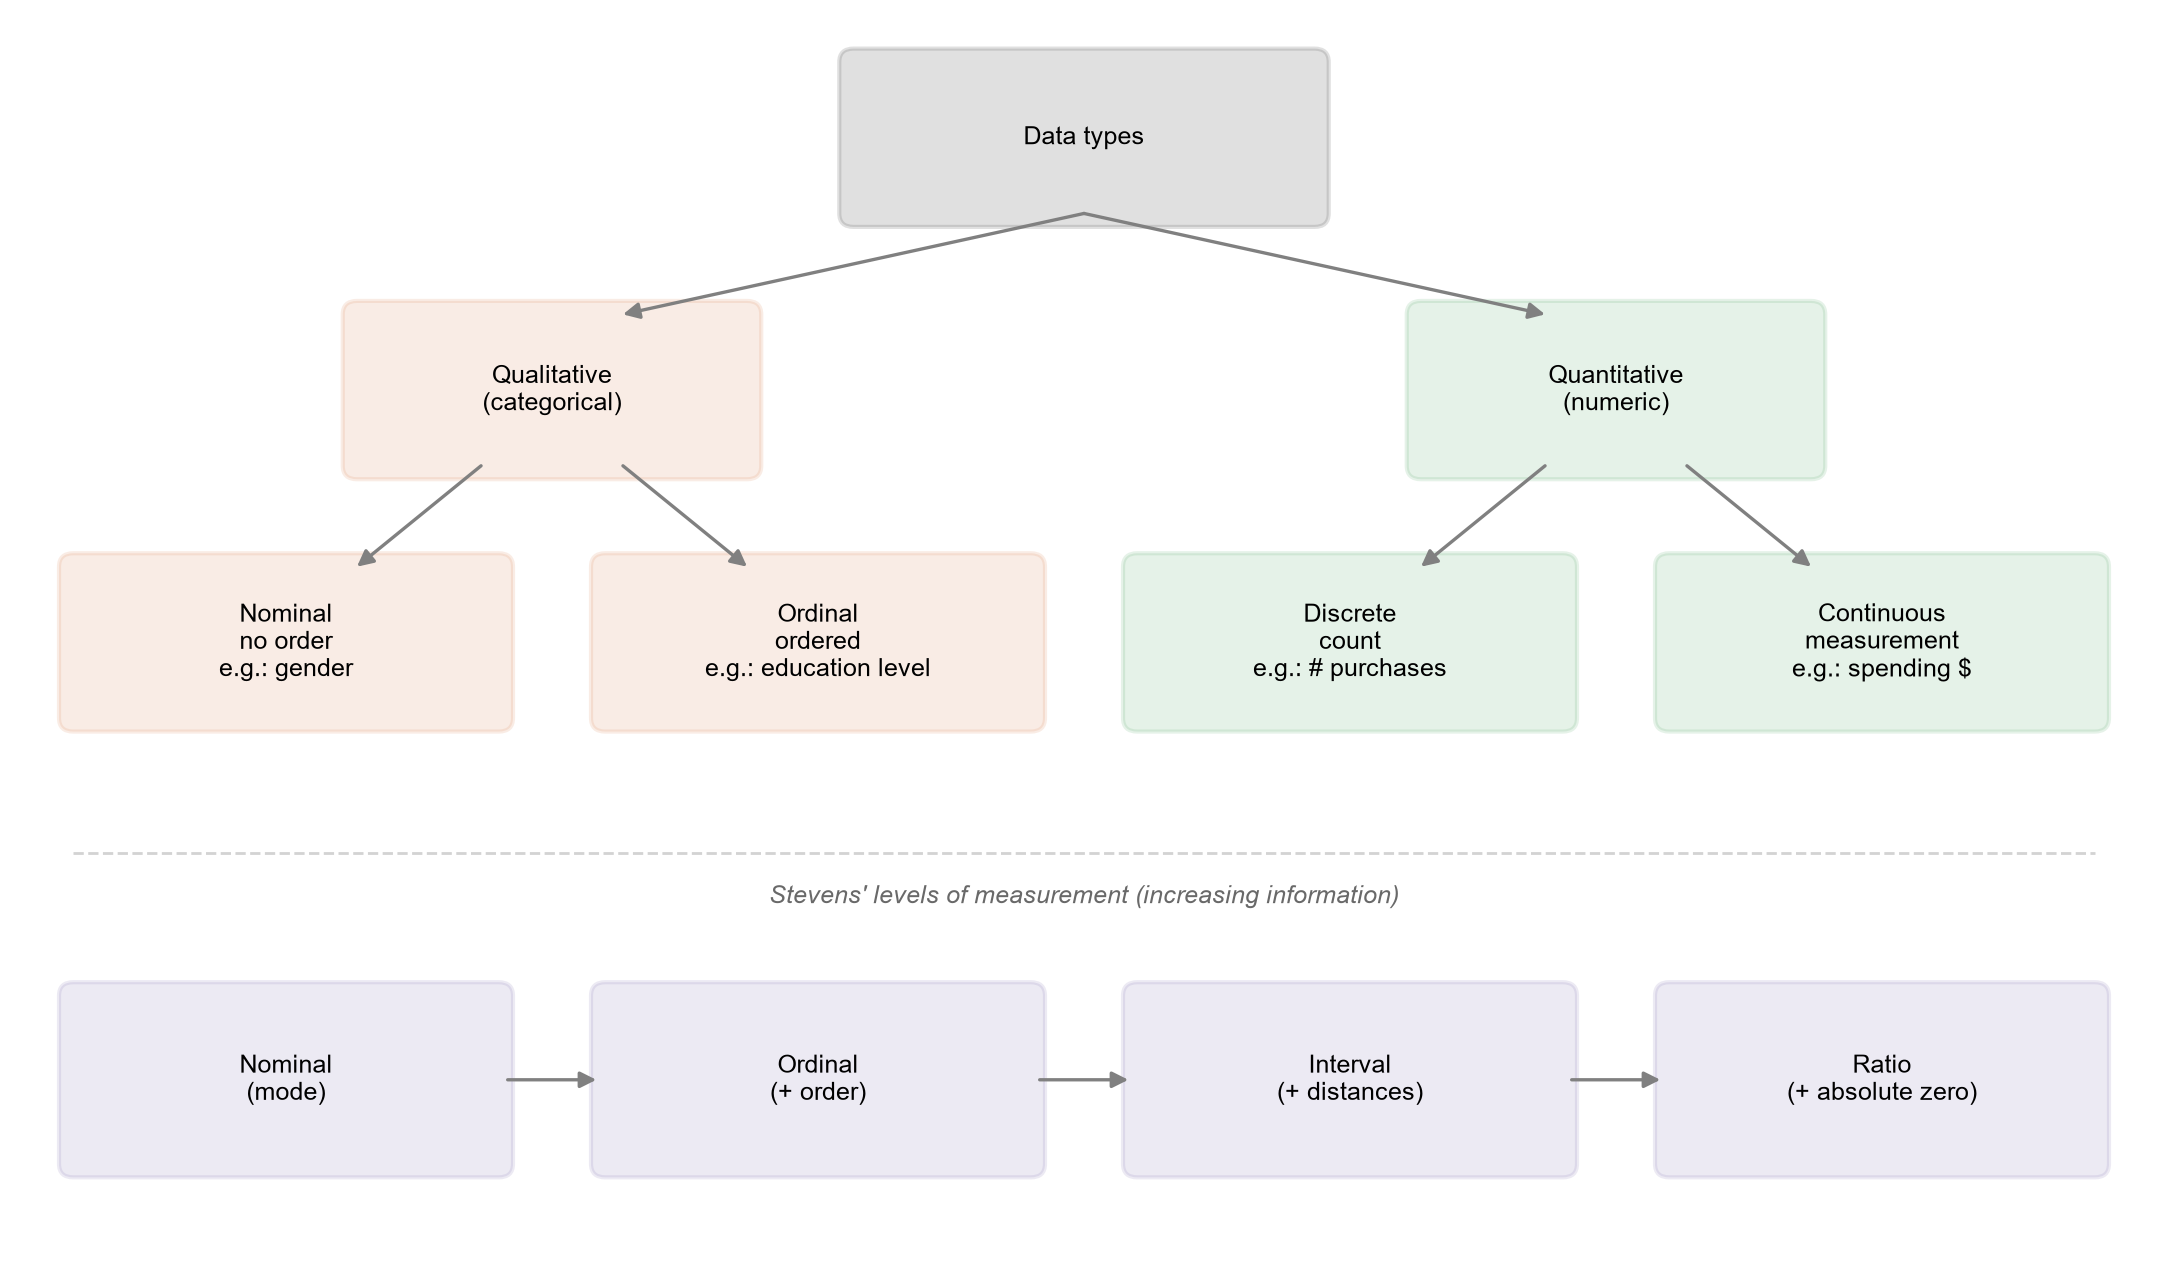

Python code for this plot:
from matplotlib.patches import FancyBboxPatch

def caja(ax, xy, texto, color="#4C72B0", ancho=2.2, alto=0.9, fontsize=9):
    x, y = xy
    box = FancyBboxPatch(
        (x - ancho / 2, y - alto / 2), ancho, alto,
        boxstyle="round,pad=0.08,rounding_size=0.08",
        linewidth=1.5, edgecolor=color, facecolor=color, alpha=0.15,
    )
    ax.add_patch(box)
    ax.text(x, y, texto, ha="center", va="center", fontsize=fontsize, color="black")

def flecha(ax, origen, destino):
    ax.annotate("", xy=destino, xytext=origen,
                arrowprops=dict(arrowstyle="-|>", color="gray", lw=1.2, shrinkA=0, shrinkB=0))

fig, ax = plt.subplots(figsize=(11, 6.5))
ax.set_xlim(0, 12)
ax.set_ylim(0, 7)
ax.axis("off")

# Nivel 0: raíz
caja(ax, (6, 6.6), "Data types", color="#333333", ancho=2.6)

# Nivel 1
caja(ax, (3, 5.1), "Qualitative\n(categorical)", color="#DD8452")
caja(ax, (9, 5.1), "Quantitative\n(numeric)", color="#55A868")
flecha(ax, (6, 6.15), (3.4, 5.55))
flecha(ax, (6, 6.15), (8.6, 5.55))

# Nivel 2
caja(ax, (1.5, 3.6), "Nominal\nno order\ne.g.: gender", color="#DD8452", ancho=2.4)
caja(ax, (4.5, 3.6), "Ordinal\nordered\ne.g.: education level", color="#DD8452", ancho=2.4)
caja(ax, (7.5, 3.6), "Discrete\ncount\ne.g.: # purchases", color="#55A868", ancho=2.4)
caja(ax, (10.5, 3.6), "Continuous\nmeasurement\ne.g.: spending $", color="#55A868", ancho=2.4)

flecha(ax, (2.6, 4.65), (1.9, 4.05))
flecha(ax, (3.4, 4.65), (4.1, 4.05))
flecha(ax, (8.6, 4.65), (7.9, 4.05))
flecha(ax, (9.4, 4.65), (10.1, 4.05))

# Separador visual
ax.plot([0.3, 11.7], [2.35, 2.35], color="lightgray", lw=1, linestyle="--")
ax.text(6, 2.05, "Stevens\' levels of measurement (increasing information)",
        ha="center", fontsize=9, style="italic", color="dimgray")

# Nivel 3: escalera de Stevens
escalones = ["Nominal", "Ordinal", "Interval", "Ratio"]
detalles = ["mode", "+ order", "+ distances", "+ absolute zero"]
xs = [1.5, 4.5, 7.5, 10.5]
for x, nombre, detalle in zip(xs, escalones, detalles):
    caja(ax, (x, 1.0), f"{nombre}\n({detalle})", color="#8172B2", ancho=2.4, alto=1.0)
for x1, x2 in zip(xs[:-1], xs[1:]):
    flecha(ax, (x1 + 1.25, 1.0), (x2 - 1.25, 1.0))

plt.tight_layout()
plt.savefig(
    "images/mental_map_data_type_summary.png",
    dpi=200,
    bbox_inches="tight",
)
